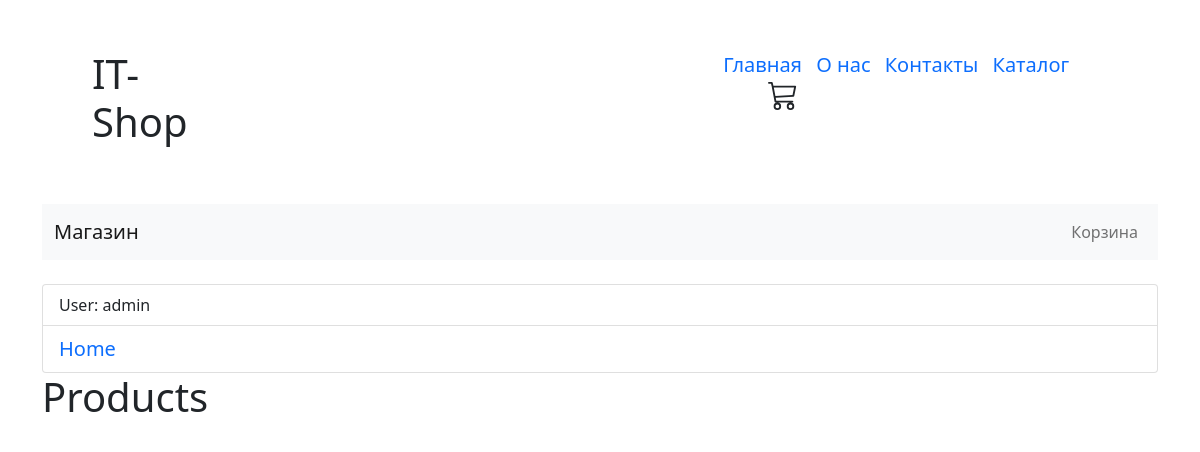
/product/ (signed in), run on an earlier commit of the app's database.
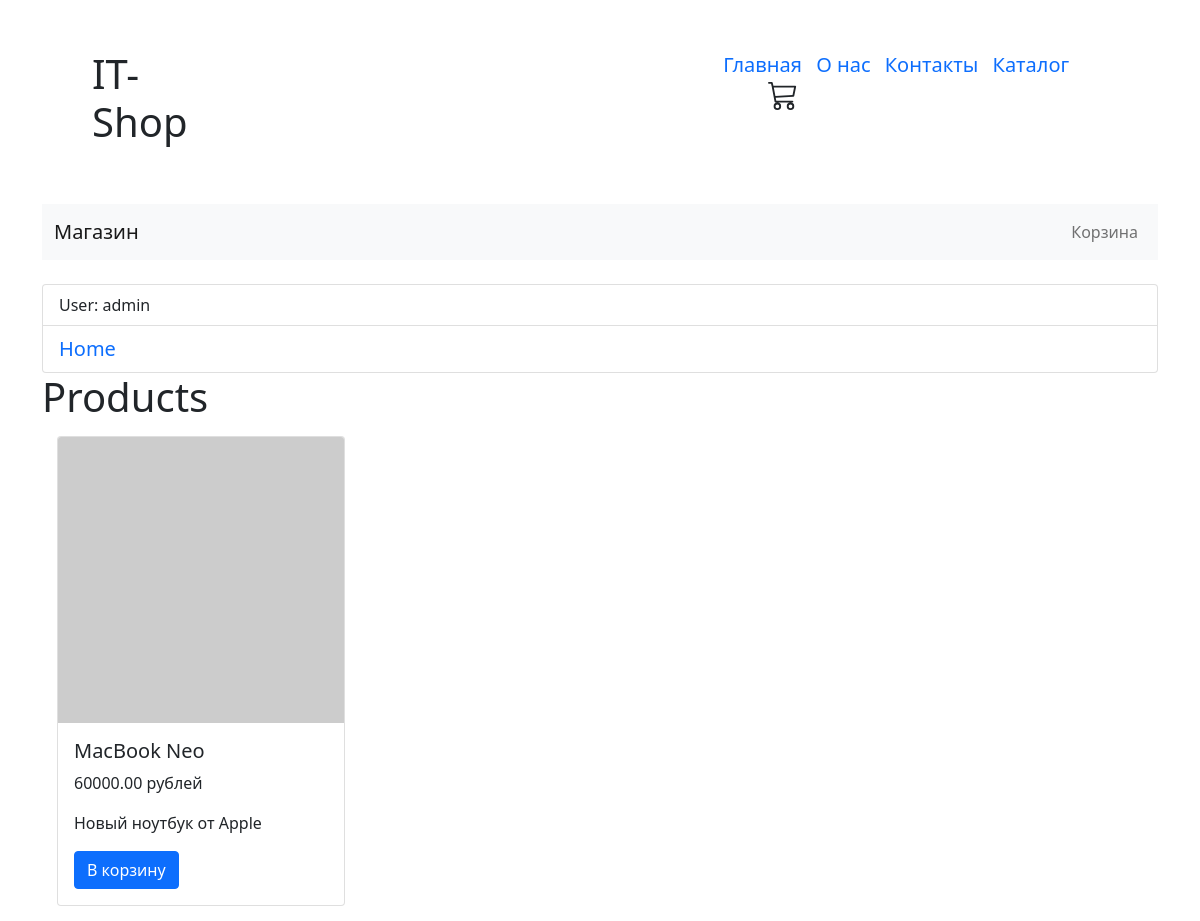
And on a later commit of the database.
### app/models.py (models this page shows, shortened)
class Product(models.Model):
    name = models.CharField(max_length=20)
    description = models.TextField(max_length=255)
    price = models.DecimalField(max_digits=10, decimal_places=2)
    quantity = models.PositiveIntegerField(default=0)
    category = models.ForeignKey(Category, on_delete=models.SET_NULL,null=True,related_name='products')
    created_at = models.DateTimeField(auto_now_add=True)
    updated_at = models.DateTimeField(auto_now_add=True)
    is_active = models.BooleanField(default=True)

### app/views.py (the view)
# urls.py: path('product/',views.index,name='product'),
@login_required
def index(request):
    products = Product.objects.prefetch_related('images').all()
    return render(request,'product/index.html',{"products":products})

### app/context_processors.py (called while the page is built)
def cart_context(request):
    cart_count = 0
    if request.user.is_authenticated:
        cart_count = request.user.cart_items.aggregate(total=Sum('quantity'))['total'] or 0
    return {'cart_count':cart_count}

### app/templates/product/index.html (shortened to what this page needs)
{% extends 'base.html' %}
{% block content %}
<h1>Products</h1>
<table>
    {% for product in products %}
    <div class="card" style="width: 18rem; margin: 15px">
        {% with product_image=product.images.first %}
             {% if product_image %}
             <img src="{{ product_image.image.url }}" class="card-img-top" alt="{{ product.name }}">
             {% else %}
                <img src="https://via.placeholder.com/300" class="card-img-top" alt="Нет изображения">
            {% endif %}
        {% endwith %}
        <div class="card-body">
            <h5 class="card-title">{{ product.name }}</h5>
            <p class="cars-text">{{ product.price }} рублей</p>
            <p class="card-text">{{ product.description }}</p>
            <form action="{% url 'add_to_cart' product.id %}" method="post">
                <button type="submit" class="btn btn-primary">В корзину</button>
            </form>
        </div>
    </div>
    {% endfor %}
</table>
{% endblock %}

What changed in the data, as far as the page shows it:
added Product: name "MacBook Neo", price "60000.00", description "Новый ноутбук от Apple"
